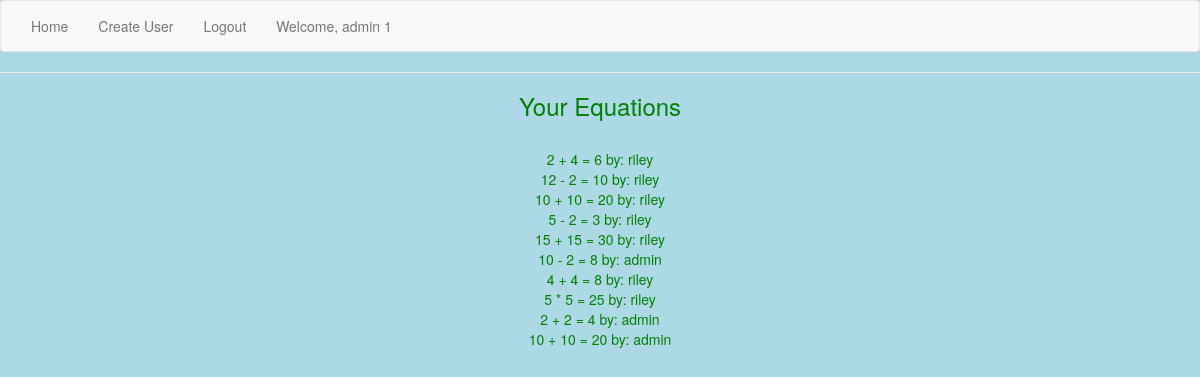
The page /accounts/profile/2/ (signed in) on the database its author committed.
### app/models.py (models this page shows, shortened)
class Operation(models.Model):
    created_by = models.ForeignKey('auth.User')
    created = models.DateTimeField(auto_now_add=True)
    num_1 = models.SmallIntegerField()
    operator = models.CharField(max_length=1, choices=OPERATORS, default='+')
    num_2 = models.SmallIntegerField()
    answer = models.SmallIntegerField()
    @property
    def get_answer(self):
        return "{} {} {} = {}".format(self.num_1, self.operator, self.num_2, self.answer)
    class Meta:
        ordering = ("-created", )

### app/views.py (the view)
# urls.py: url(r'^accounts/profile/(?P<pk>\d+)/$', ProfileDetailView.as_view(), name="profile_view"),
class ProfileDetailView(DetailView):
    model = Profile
    template_name = "profile_detail.html"
    def get_context_data(self, **kwargs):
        context = super().get_context_data(**kwargs)
        context["operation_detail"] = Operation.objects.all()
        return context
    def get_queryset(self):
        if self.request.user.profile.user.id:
            return Operation.objects.all()
        return Operation.objects.filter(created_by=self.request.user)

### app/models.py (called while the page is built)
    @property
    def is_owner(self):
        return self.access_level == 'o'

### templates/profile_detail.html
{% extends 'base.html' %}
{% block content %}
<h3>Your Equations</h3>
{% for answer in operation_detail %}
  {% if request.user == answer.created_by or request.user.profile.is_owner %}
  <br>
    {{ answer.get_answer }} by: {{answer.created_by}}
  {% endif %}
{% endfor %}
{% endblock %}

### templates/base.html (shortened to what this page needs)
{% load staticfiles %}
<!DOCTYPE html>
<html>
  <head>
    <link rel="stylesheet" href="{% static 'css/bootstrap.css' %}" media="screen" title="no title">
  </head>
  <body>
    <div class="navbar navbar-default">
      <div class="container-fluid">
        <div class="nav navbar-nav">
          <li><a href="{% url 'operation_create_view' %}">Home</a></li>
          <li><a href="{% url 'user_create_view' %}">Create User</a></li>
          {% if not request.user.is_authenticated %}
          <li><a href="{% url 'login' %}">Login</a></li>
          {% else %}
          <li><a href="{% url 'logout' %}?next={% url 'operation_create_view' %}"> Logout </a></li>
          <li><a href="#">Welcome, {{request.user}} {{request.user.id}}</a></li>
          {% endif %}
        </div>
      </div>
    </div>
      <hr>
    {% block content %}
    {% endblock %}
  </body>
</html>

### templates/base.html (style rules this page uses)
body { background-color: lightblue; text-align: center; color: green; }

### rows shown on the page
Operation: get_answer "2 + 4 = 6", created_by "riley"
Operation: get_answer "12 - 2 = 10", created_by "riley"
Operation: get_answer "10 + 10 = 20", created_by "riley"
Operation: get_answer "5 - 2 = 3", created_by "riley"
Operation: get_answer "15 + 15 = 30", created_by "riley"
Operation: get_answer "10 - 2 = 8", created_by "admin"
Operation: get_answer "4 + 4 = 8", created_by "riley"
Operation: get_answer "5 * 5 = 25", created_by "riley"
Operation: get_answer "2 + 2 = 4", created_by "admin"
Operation: get_answer "10 + 10 = 20", created_by "admin"

### other values the page prints
{{ request.user }} "admin"
{{ request.user.id }} "1"
